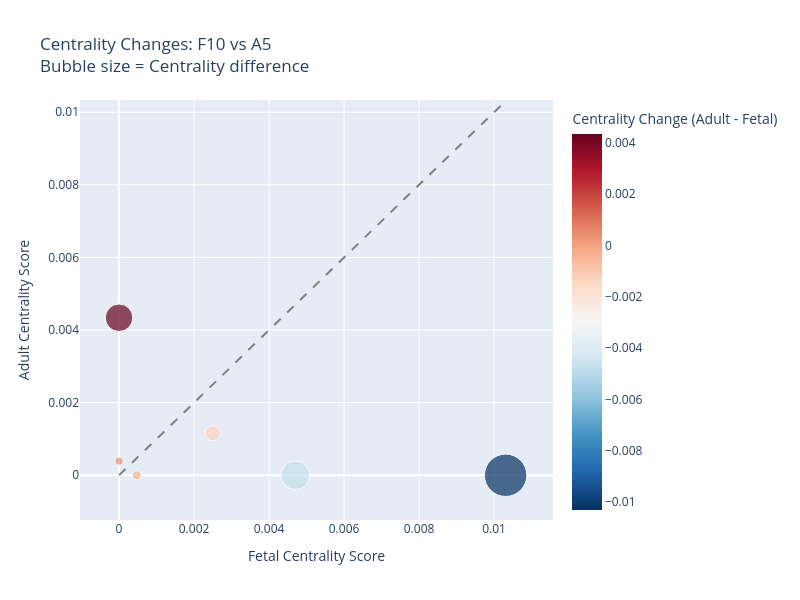

The code cell stored with this chart in its notebook:
### Code cell
fig1 = px.scatter(bubble_df, 
                x='fetal_centrality', 
                y='adult_centrality',
                size='centrality_difference',
                color='centrality_change',
                hover_data=['gene'],
                title=f'Centrality Changes: {bubble_df["community_pair"].iloc[0]}<br>Bubble size = Centrality difference',
                labels={
                    'fetal_centrality': 'Fetal Centrality Score',
                    'adult_centrality': 'Adult Centrality Score',
                    'centrality_difference': 'Centrality Difference (|Adult - Fetal|)',
                    'centrality_change': 'Centrality Change (Adult - Fetal)'
                },
                color_continuous_scale='RdBu_r',
                size_max=30)

# Add diagonal line (y=x) to show where centrality would be equal
min_val = min(bubble_df['fetal_centrality'].min(), bubble_df['adult_centrality'].min())
max_val = max(bubble_df['fetal_centrality'].max(), bubble_df['adult_centrality'].max())

fig1.add_shape(type='line',
                x0=min_val, y0=min_val,
                x1=max_val, y1=max_val,
                line=dict(color='gray', dash='dash'),
                name='Equal centrality line')

fig1.update_layout(width=800, height=600, showlegend=True)
fig1.show()

### Figure 1 — Plotly figure (JSON) as saved in the notebook; plotly's stock layout.template omitted (floating-point values rounded to 4 significant figures)
{"data": [{"customdata": [["TKT"], ["PLP2"], ["ATP5F1D"], ["ITM2C"], ["GSTO1"], ["SBDS"], ["AP2S1"], ["ANXA2"], ["SLC25A5"], ["LSR"], ["DSG2"], ["TUBA1C"], ["S100A16"], ["ELF3"], ["EIF6"], ["TXN"], ["PHPT1"], ["ATP5F1A"], ["CLDN4"], ["VIL1"]], "hovertemplate": "Fetal Centrality Score=%{x}<br>Adult Centrality Score=%{y}<br>Centrality Difference (|Adult - Fetal|)=%{marker.size}<br>gene=%{customdata[0]}<br>Centrality Change (Adult - Fetal)=%{marker.color}<extra></extra>", "legendgroup": "", "marker": {"color": [2.216e-16, 2.216e-16, 2.216e-16, 2.216e-16, 2.216e-16, 2.216e-16, 2.216e-16, 0.004338, 4.871e-15, 2.216e-16, 2.216e-16, 2.216e-16, 2.216e-16, -0.001342, 0.0003899, -0.0047, 2.216e-16, 2.216e-16, -0.01031, -0.0004718], "coloraxis": "coloraxis", "size": [2.216e-16, 2.216e-16, 2.216e-16, 2.216e-16, 2.216e-16, 2.216e-16, 2.216e-16, 0.004338, 4.871e-15, 2.216e-16, 2.216e-16, 2.216e-16, 2.216e-16, 0.001342, 0.0003899, 0.0047, 2.216e-16, 2.216e-16, 0.01031, 0.0004718], "sizemode": "area", "sizeref": 1.145e-05, "symbol": "circle"}, "mode": "markers", "name": "", "orientation": "v", "showlegend": false, "type": "scatter", "x": [5.142e-19, 5.142e-19, 5.142e-19, 5.142e-19, 5.142e-19, 5.142e-19, 5.142e-19, 5.142e-19, 1.697e-17, 5.142e-19, 5.142e-19, 5.142e-19, 5.142e-19, 0.002499, 5.142e-19, 0.0047, 5.142e-19, 5.142e-19, 0.01031, 0.0004718], "xaxis": "x", "y": [2.222e-16, 2.222e-16, 2.222e-16, 2.222e-16, 2.222e-16, 2.222e-16, 2.222e-16, 0.004338, 4.888e-15, 2.222e-16, 2.222e-16, 2.222e-16, 2.222e-16, 0.001157, 0.0003899, 2.222e-16, 2.222e-16, 2.222e-16, 1.777e-15, 2.222e-16], "yaxis": "y"}], "layout": {"coloraxis": {"colorbar": {"title": {"text": "Centrality Change (Adult - Fetal)"}}, "colorscale": [[0, "rgb(5,48,97)"], [0.1, "rgb(33,102,172)"], [0.2, "rgb(67,147,195)"], [0.3, "rgb(146,197,222)"], [0.4, "rgb(209,229,240)"], [0.5, "rgb(247,247,247)"], [0.6, "rgb(253,219,199)"], [0.7, "rgb(244,165,130)"], [0.8, "rgb(214,96,77)"], [0.9, "rgb(178,24,43)"], [1, "rgb(103,0,31)"]]}, "height": 600, "legend": {"itemsizing": "constant", "tracegroupgap": 0}, "shapes": [{"line": {"color": "gray", "dash": "dash"}, "name": "Equal centrality line", "type": "line", "x0": 5.142e-19, "x1": 0.01031, "y0": 5.142e-19, "y1": 0.01031}], "showlegend": true, "title": {"text": "Centrality Changes: F10 vs A5<br>Bubble size = Centrality difference"}, "width": 800, "xaxis": {"anchor": "y", "domain": [0, 1], "title": {"text": "Fetal Centrality Score"}}, "yaxis": {"anchor": "x", "domain": [0, 1], "title": {"text": "Adult Centrality Score"}}}}
